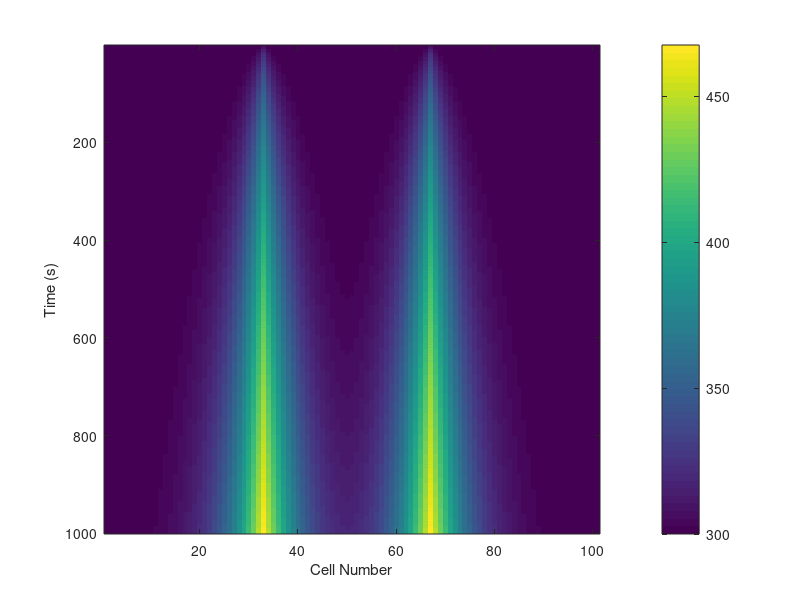

The MATLAB script that drew this image: (Note: this script raises an error after producing the figure.)
%% ============== EnKF - Heat Conduction in a 1D Bar ==================  %%
% Created by Joseph N. Squeo [7/23/2019]
%
% Example taken from:
%[1]        S. Gillijns, O. B. Mendoza, J. Chandrasekar, B. L. R. de Moor,
% D. S. Bernstein, and A. Ridley, What is the ensemble Kalman filter and
% how well does it work?, 2006.
%
% ************************  READ ME  ****************************
% This code utilizes a finite difference method to obtain the temperatures
% at each cell edge of the 1D domain, which can be assimilated into the
% EnKF code as measurements
%% INITIALIZATION 
clear
close all
clc

%---------Material Properties (aluminum)---------%
kTherm = 80; %237;            %[W / m*K] thermal conductivity
Cp = 460; %921;               %[J / kg*K] specific heat @ constant pressure
rho = 7870; %2712;              %[kg / m^3] density
rhoCp = rho * Cp;
alpha = kTherm/rhoCp;    % thermal diffusivity [m^2 / s]

%---------Space---------%
N = 100;            % # cells (since points on cell walls, N+1 points)
L = 1;              % length of bar
dx = L/N;           % cell spacing
dx2 = dx*dx;

%---------Time---------%
tEnd = 1000;
stabilityCriteria = 0.5*dx2/alpha;   %CFD stability criteria for purely transient diffusion problems
%dt = stabilityCriteria / 5;     
dt = 0.25;

%% =================  FINITE DIFFERENCE METHOD  ======================= %%
%---------Boundary & Initial Conditions, Matrix Initialization---------%
T = zeros(tEnd,N+1);   % each row is new time step, each column is new cell edge
Ti = 300;
T(:,1) = Ti;        % boundary condition
T(:,end) = Ti;      % boundary condition
T(1,:) = Ti;        % Initial condition

B = zeros(N+1,1);    % souce input mapping to cells 0.33L and 0.67L
% B( 30:40,1 ) = dt/rhoCp ;
% B( 60:70,1 ) = dt/rhoCp ;
B( round(N*0.33),1 ) = dt/rhoCp ;
B( round(N*0.67),1 ) = dt/rhoCp ;
uk = zeros(1,tEnd);
%---------Solve for T Using Runge-Kutta Time Integration---------%

for k = 1:tEnd       % TIME LOOP
    
    q = 50000;      % W/m^3
    uk(k) = q*10^3 * abs(sin(k));   
    
    for i = 2:N     % SPACE LOOP (points are at cell walls, not center)
        
        qSource = B(i) * uk(k);
        %qSource = 5000e3;    % [W / m^3]
        
        T(k+1,i) = (dt/rhoCp) * ( (kTherm/dx2) * (T(k,i-1) - 2*T(k,i) ...
            + T(k,i+1)) ) + T(k,i) + qSource;
         
    end
    
end

T(k+1,1) = Ti;
T(k+1,end) = Ti;

% PLOT OF TEMPERATURE DISTRIBUTION VS TIME
figure();
imagesc(T);
xlabel('Cell Number')
ylabel('Time (s)')
c = colorbar;
c.Label.String = 'Temperature (K)';
str = sprintf('1D Transient Heat Conduction in a Rod: q_{source}= %d*sin(t) kW/m^3',q);
title(str);

%% ==========================  EnKF  =============================== %%
%     Heat conduction in a 1D aluminum rod using the EnKF implementation.    
%     Measurements are available every 10 cells along the 100 cell discretized  
%     rod. The heat source is q = 5000*abs(sin(t)) kW/m^3. T(0,t) = T(L,t)
%     = T(x,0) = 300 K
clc

    %N = 100;                % number of cells
    coeff = dt*alpha/dx2;
    A = zeros(N+1);         % Note the mesh is discretized at the cell edges, not cell centers
    A(1,1) = 1;           % mapping so that T(0,t) = 300K
    A(end,end) = 1;       % mapping so that T(L,t) = 300K
    
    for i = 2:N
        
        % Set up the tridiagonal model operator matrix
        A(i,i-1) = coeff;
        A(i,i) = 1 - (2 * coeff);
        A(i,i+1) = coeff;
    
    end
   
    x_ini = 300 * ones(N+1,1);             % initial model condition T(x,0) = 300K
    sigma = 5;                             % sample error used to generate initial ensemble from x_ini
    w = 2;                               % std dev of model noise
    v = 5;                                 % std dev of measurement noise
    q = 500;                                % # ensemble members (simulation output)
    C = eye(N+1);
    y_meas = nan * ones(N+1,tEnd+1);   % measurements --> each row = new state, each column = new measurement in time (use nan if no measurement available)
    for cell = 0.1:0.1:0.9
        y_meas(round(N*cell),:) = T(:,round(N*cell));
    end
    y_meas(:,1) = [];
    [row,col] = size(y_meas);
    kplot = 10;                         % plot at k=10
    
    [x_EnKF, x_tr,MSE] = ensemblekfilter(A,C,x_ini,w,v,q,y_meas,tEnd,B,uk,sigma,kplot); 
    %[x_EnKF, x_tr,MSE] = HeatConduction1D_ensemblekfilterV3(A,C,x_ini,w,v,q,y_meas,tEnd,B,uk,sigma); 

   
%% PLOTTING MSE
% For accurate MSE plots, remove random noise from the true state x_tr in
% ensemblekfilter.m

kArray = 1:k;
i = 1;

    for q = [10 20 100]
        [x_EnKF, x_tr,MSE] = ensemblekfilter(A,C,x_ini,w,v,q,y_meas,tEnd,B,uk,sigma,kplot); 
        MSE_max(:,i) = max( MSE, [], 2 );  % finds max value across each row to get max MSE value for each time iteration
        i = i+1;
    end
    
figure;
box on;
semilogy(kArray,MSE_max(:,1),':');
hold on;
semilogy(kArray,MSE_max(:,2),'-');
semilogy(kArray,MSE_max(:,3));
% loglog(kArray,MSE_max(:,4));
% loglog(kArray,MSE_max(:,5));
title('EnKF Mean Squared Error vs Ensemble Size');
ylabel('mean squared error');
xlabel('time index - k');
legend('q = 10','q = 20', 'q = 100');
hold off;

